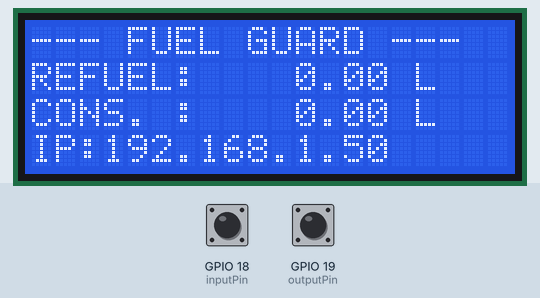
Recording of a sketch running on a simulated ESP32. Shown: 20×4 character LCD. The inputs (shaded band) are chosen by the test bench; at power-on: GPIO 18 (inputPin) HIGH, GPIO 19 (outputPin) HIGH. WiFi joins after 1.5 s; servers stay silent unless stated; what the sketch prints to the serial monitor is not drawn.

Above: at 2.2 s.

The sketch:

esp_fuel_iot.ino
```cpp
#include <WiFi.h>
#include <WebServer.h>
#include <Wire.h>
#include <LiquidCrystal_I2C.h>

#ifndef APSSID
#define APSSID "FuelIOT"
#define APPSK "admin123"
#endif

// ---------------- Test Mode (Station) ----------------
#define TEST_MODE true  // Set to true to connect to router, false for AP mode
#define ROUTER_SSID "Loading."
#define ROUTER_PASS "pakhi72544"

const char *ssid = APSSID;
const char *password = APPSK;

WebServer server(80);

// ---------------- LCD ----------------
LiquidCrystal_I2C lcd(0x27, 20, 4);

// ---------------- GPIO ----------------
const int inputPin = 18;
const int outputPin = 19;

// ---------------- Flow counters ----------------
volatile int inputFlowCount = 0;
volatile int outputFlowCount = 0;

// ---------------- Flow values ----------------
float inputFlowLPM = 0.0;
float outputFlowLPM = 0.0;

float inputTotalLitres = 0.0;
float outputTotalLitres = 0.0;

unsigned long oldTime = 0;
unsigned long lcdUpdateTime = 0; // Added for non-blocking LCD updates

// ---------------- Device Info ----------------
String deviceIP;
String deviceName = "Fuel Guard Node 01";
String deviceStatus = "0"; // 0 = Active, 1 = Disabled/Locked

// ---------------- Interrupts ----------------
void IRAM_ATTR inputFlowInterrupt() {
  inputFlowCount++;
}

void IRAM_ATTR outputFlowInterrupt() {
  outputFlowCount++;
}

// =====================================================
// METHOD 1: SIMPLE FORMAT (/)
// =====================================================
void handleRoot() {
  String data =
    String(inputTotalLitres, 2) + "/" +
    String(outputTotalLitres, 2);

  server.send(200, "text/plain", data);
}

// =====================================================
// METHOD 2: TELEMETRY API (/data)
// =====================================================
void handleData() {
  String data =
    String(inputTotalLitres, 2) + "/" +
    String(outputTotalLitres, 2);

  server.send(200, "text/plain", data);
}

// =====================================================
// METHOD 3: DEBUG FORMAT (/data2)
// =====================================================
void handleData2() {
  String data =
    "IP=" + deviceIP + "\n" +
    "IN_TOTAL=" + String(inputTotalLitres, 2) + "\n" +
    "OUT_TOTAL=" + String(outputTotalLitres, 2) + "\n" +
    "IN_LPM=" + String(inputFlowLPM, 2) + "\n" +
    "OUT_LPM=" + String(outputFlowLPM, 2);

  server.send(200, "text/plain", data);
}

// =====================================================
// METHOD 4: DISCOVERY API (/getDevice)
// =====================================================
void handleGetDevice() {
  String response = deviceName;
  response += (char)0;
  response += deviceStatus;
  response += '\n';

  server.send(200, "text/plain", response);
}

// =====================================================
// METHOD 5: CONFIGURATION API (/configure)
// =====================================================
void handleConfigure() {
  if (server.hasArg("title")) {
    deviceName = server.arg("title");
  }

  String response = deviceName;

  if (server.hasArg("ssid") && server.hasArg("psk")) {
    String newSSID = server.arg("ssid");
    String newPSK = server.arg("psk");
    Serial.printf("New Config: SSID=%s, PSK=%s, Title=%s\n", newSSID.c_str(), newPSK.c_str(), deviceName.c_str());

    lcd.clear();
    lcd.setCursor(0, 0);
    lcd.print("Config Updated");
    lcd.setCursor(0, 1);
    lcd.print(newSSID.substring(0, 20)); // Keep inside 20-char boundary
  }

  server.send(200, "text/plain", response);
}

// =====================================================
// SETUP
// =====================================================
void setup() {
  Serial.begin(115200);

  // LCD init
  Wire.begin(21, 22);
  lcd.init();
  lcd.backlight();

  // Show a clean initial boot screen
  lcd.setCursor(0, 0);
  lcd.print("  SYSTEM BOOTING  ");
  lcd.setCursor(0, 1);
  lcd.print("Connecting WiFi...");

  if (TEST_MODE) {
    WiFi.begin(ROUTER_SSID, ROUTER_PASS);
    int retry = 0;
    while (WiFi.status() != WL_CONNECTED && retry < 20) {
      delay(500);
      Serial.print(".");
      retry++;
    }

    if (WiFi.status() == WL_CONNECTED) {
      deviceIP = WiFi.localIP().toString();
      Serial.println("\nConnected!");
    } else {
      Serial.println("\nFailed! Falling back to AP");
      WiFi.softAP(ssid, password);
      deviceIP = WiFi.softAPIP().toString();
    }
  } else {
    WiFi.softAP(ssid, password);
    IPAddress ip = WiFi.softAPIP();
    deviceIP = ip.toString();
  }

  Serial.println("\n========================");
  Serial.println("Fuel IoT System Started");
  Serial.printf("Mode: %s\n", TEST_MODE ? "Station (Router)" : "AP (Direct)");
  Serial.printf("IP Address: %s\n", deviceIP.c_str());
  Serial.println("========================");

  lcd.clear();

  // Web routes
  server.on("/", handleRoot);
  server.on("/data", handleData);
  server.on("/data2", handleData2);
  server.on("/getDevice", HTTP_POST, handleGetDevice);
  server.on("/configure", HTTP_POST, handleConfigure);
  server.begin();

  // Flow sensors
  pinMode(inputPin, INPUT_PULLUP);
  pinMode(outputPin, INPUT_PULLUP);

  attachInterrupt(digitalPinToInterrupt(inputPin), inputFlowInterrupt, RISING);
  attachInterrupt(digitalPinToInterrupt(outputPin), outputFlowInterrupt, RISING);

  oldTime = millis();
  lcdUpdateTime = millis();
}

// =====================================================
// LOOP
// =====================================================
void loop() {

  // Flow calculation logic (Runs every 1 second)
  if (millis() - oldTime > 1000) {
    detachInterrupt(digitalPinToInterrupt(inputPin));
    detachInterrupt(digitalPinToInterrupt(outputPin));

    unsigned long dt = millis() - oldTime;

    inputFlowLPM = ((1000.0 / dt) * inputFlowCount) / 6.5;
    outputFlowLPM = ((1000.0 / dt) * outputFlowCount) / 6.5;

    oldTime = millis();

    inputTotalLitres += inputFlowLPM / 60.0;
    outputTotalLitres += outputFlowLPM / 60.0;

    inputFlowCount = 0;
    outputFlowCount = 0;

    attachInterrupt(digitalPinToInterrupt(inputPin), inputFlowInterrupt, RISING);
    attachInterrupt(digitalPinToInterrupt(outputPin), outputFlowInterrupt, RISING);

    // SERIAL MONITOR
    Serial.printf(
      "\n[Fuel IoT]\n"
      "IP: %s\n"
      "IN Total  : %.2f L\n"
      "OUT Total : %.2f L\n"
      "IN Flow   : %.2f L/min\n"
      "OUT Flow  : %.2f L/min\n"
      "------------------------\n",
      deviceIP.c_str(), inputTotalLitres, outputTotalLitres, inputFlowLPM, outputFlowLPM
    );
  }

  server.handleClient();

  // ================= LCD DISPLAY UPDATES (Every 500ms, Non-Blocking) =================
  if (millis() - lcdUpdateTime > 500) {
    lcdUpdateTime = millis();

    char buffer[21]; // Buffer to format a perfect 20-character line

    // Row 0: App Header & Short IP status
    lcd.setCursor(0, 0);
    lcd.print("--- FUEL GUARD ---  ");

    // Row 1: REFUEL (Input Total)
    lcd.setCursor(0, 1);
    snprintf(buffer, sizeof(buffer), "REFUEL: %7.2f L   ", inputTotalLitres);
    lcd.print(buffer);

    // Row 2: CONSUMPTION (Output Total)
    lcd.setCursor(0, 2);
    snprintf(buffer, sizeof(buffer), "CONS. : %7.2f L   ", outputTotalLitres);
    lcd.print(buffer);

    // Row 3: Current IP address info
    lcd.setCursor(0, 3);
    snprintf(buffer, sizeof(buffer), "IP:%-17s", deviceIP.c_str());
    lcd.print(buffer);
  }

  // Removed delay(200) to keep the web server highly responsive.
}
```
